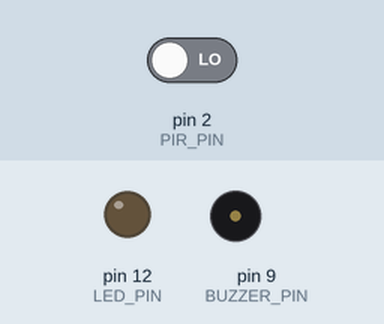
Recording of a sketch running on a simulated Arduino Uno, built with avr-gcc and run on an emulated ATmega328P. Parts: output pins drawn as LEDs (lit = HIGH), buzzer (waves = sounding). The test bench sets the inputs (shaded band); at power-on: pin 2 (PIR_PIN) LOW. What the sketch prints to the serial monitor is not drawn.

Above: at 11.2 s.
11.3 s: pin 2 (PIR_PIN) driven HIGH
At 11.9 s:
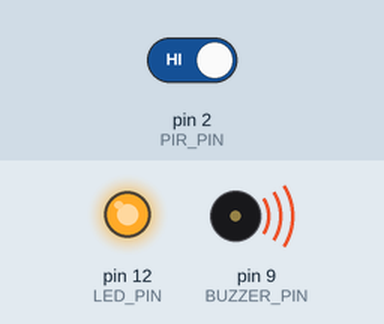
Timing chart, 0 to 20.3 s (numbered marks = the images above; inputs shaded):
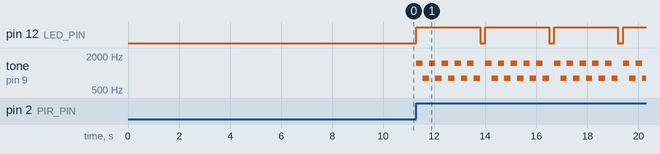

The sketch:

44-PIR-and-Buzzer.ino
```cpp
// (licence header left out)
const uint8_t PIR_PIN = 2;      // Input from PIR sensor
const uint8_t BUZZER_PIN = 9;   // Output to Transistor base
const uint8_t LED_PIN = 12;     // Output to Red LED

void setup() {
  pinMode(PIR_PIN, INPUT);
  pinMode(BUZZER_PIN, OUTPUT);
  pinMode(LED_PIN, OUTPUT);

  // High-speed Serial communication
  Serial.begin(115200);
  while (!Serial); // Ensures serial communication is ready before proceeding

  Serial.println(F("================================"));
  Serial.println(F("   SECURITY SYSTEM INITIALIZING  "));
  Serial.println(F("================================"));

  // PIR sensors require a warm-up period to calibrate infrared levels
  Serial.print("Sensor Warm-up (10s): ");
  for (uint8_t i = 1; i <= 10; i++) {
    Serial.print(i);
    Serial.print("... ");
    delay(1000);
  }

  Serial.println(F("\n[STATUS] SYSTEM ARMED AND READY"));
}

void loop() {
  // Check if the sensor output is triggered (HIGH)
  if (digitalRead(PIR_PIN) == HIGH) {
    Serial.println(F("[!] ALERT: Motion Detected!"));

    digitalWrite(LED_PIN, HIGH);

    for (uint8_t i = 0; i < 5; i++) {
      tone(BUZZER_PIN, 1500); // High pitch (approx. 1.5kHz)
      delay(250);
      tone(BUZZER_PIN, 800);  // Low pitch (approx. 0.8kHz)
      delay(250);
    }

    noTone(BUZZER_PIN);
    digitalWrite(LED_PIN, LOW);

    /*
     * This small delay filters out electrical noise or "bouncing" signals that occur when
     * the buzzer stops, preventing accidental double-triggering of the PIR sensor.
     */
    delay(200);
  }
}
```

Measured:
- after the input at 11.3 s, pin 12 (LED_PIN): alternates HIGH for 2.5 s and LOW for 0.20 s, starting at once; tone on pin 9 (BUZZER_PIN): silent → 1500 Hz at once, then repeats every 2.7 s: 4 × (800 Hz 0.25 s, 1500 Hz 0.25 s), 800 Hz 0.25 s, silent 0.20 s, 1500 Hz 0.25 s
